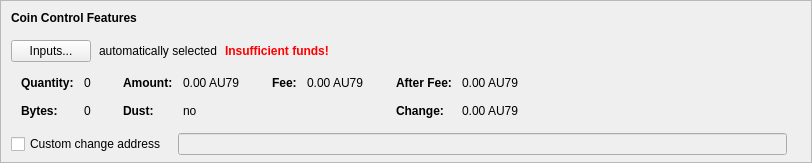
    <widget class="QFrame" name="frameCoinControl">
     <property name="sizePolicy">
      <sizepolicy hsizetype="Expanding" vsizetype="Expanding">
       <horstretch>0</horstretch>
       <verstretch>0</verstretch>
      </sizepolicy>
     </property>
     <property name="maximumSize">
      <size>
       <width>16777215</width>
       <height>16777215</height>
      </size>
     </property>
     <property name="frameShape">
      <enum>QFrame::StyledPanel</enum>
     </property>
     <property name="frameShadow">
      <enum>QFrame::Sunken</enum>
     </property>
     <layout class="QVBoxLayout" name="verticalLayoutCoinControl2">
      <property name="spacing">
       <number>0</number>
      </property>
      <property name="leftMargin">
       <number>0</number>
      </property>
      <property name="topMargin">
       <number>0</number>
      </property>
      <property name="rightMargin">
       <number>0</number>
      </property>
      <property name="bottomMargin">
       <number>6</number>
      </property>
      <item>
       <layout class="QVBoxLayout" name="verticalLayoutCoinControl" stretch="0,0,0,0,1">
        <property name="spacing">
         <number>0</number>
        </property>
        <property name="leftMargin">
         <number>10</number>
        </property>
        <property name="topMargin">
         <number>10</number>
        </property>
        <item>
         <layout class="QHBoxLayout" name="horizontalLayoutCoinControl1">
          <property name="bottomMargin">
           <number>15</number>
          </property>
          <item>
           <widget class="QLabel" name="labelCoinControlFeatures">
            <property name="sizePolicy">
             <sizepolicy hsizetype="Preferred" vsizetype="Maximum">
              <horstretch>0</horstretch>
              <verstretch>0</verstretch>
             </sizepolicy>
            </property>
            <property name="font">
             <font>
              <weight>75</weight>
              <bold>true</bold>
             </font>
            </property>
            <property name="styleSheet">
             <string notr="true">font-weight:bold;</string>
            </property>
            <property name="text">
             <string>Coin Control Features</string>
            </property>
           </widget>
          </item>
         </layout>
        </item>
        <item>
         <layout class="QHBoxLayout" name="horizontalLayoutCoinControl2" stretch="0,0,0,0">
          <property name="spacing">
           <number>8</number>
          </property>
          <property name="bottomMargin">
           <number>10</number>
          </property>
          <item>
           <widget class="QPushButton" name="pushButtonCoinControl">
            <property name="styleSheet">
             <string notr="true"/>
            </property>
            <property name="text">
             <string>Inputs...</string>
            </property>
            <property name="autoDefault">
             <bool>false</bool>
            </property>
           </widget>
          </item>
          <item>
           <widget class="QLabel" name="labelCoinControlAutomaticallySelected">
            <property name="text">
             <string>automatically selected</string>
            </property>
            <property name="margin">
             <number>5</number>
            </property>
           </widget>
          </item>
          <item>
           <widget class="QLabel" name="labelCoinControlInsuffFunds">
            <property name="font">
             <font>
              <weight>75</weight>
              <bold>true</bold>
             </font>
            </property>
            <property name="styleSheet">
             <string notr="true">color:red;font-weight:bold;</string>
            </property>
            <property name="text">
             <string>Insufficient funds!</string>
            </property>
            <property name="margin">
             <number>5</number>
            </property>
           </widget>
          </item>
          <item>
           <spacer name="horizontalSpacerCoinControl">
            <property name="orientation">
             <enum>Qt::Horizontal</enum>
            </property>
            <property name="sizeHint" stdset="0">
             <size>
              <width>40</width>
              <height>1</height>
             </size>
            </property>
           </spacer>
          </item>
         </layout>
        </item>
        <item>
         <widget class="QWidget" name="widgetCoinControl" native="true">
          <property name="sizePolicy">
           <sizepolicy hsizetype="Preferred" vsizetype="Preferred">
            <horstretch>0</horstretch>
            <verstretch>0</verstretch>
           </sizepolicy>
          </property>
          <property name="minimumSize">
           <size>
            <width>0</width>
            <height>0</height>
           </size>
          </property>
          <property name="styleSheet">
           <string notr="true"/>
          </property>
          <layout class="QHBoxLayout" name="horizontalLayoutCoinControl5">
           <property name="leftMargin">
            <number>0</number>
           </property>
           <property name="topMargin">
            <number>0</number>
           </property>
           <property name="rightMargin">
            <number>0</number>
           </property>
           <property name="bottomMargin">
            <number>0</number>
           </property>
           <item>
            <layout class="QHBoxLayout" name="horizontalLayoutCoinControl3" stretch="0,0,0,1">
             <property name="spacing">
              <number>20</number>
             </property>
             <property name="topMargin">
              <number>0</number>
             </property>
             <property name="bottomMargin">
              <number>10</number>
             </property>
             <item>
              <layout class="QFormLayout" name="formLayoutCoinControl1">
               <property name="horizontalSpacing">
                <number>10</number>
               </property>
               <property name="verticalSpacing">
                <number>14</number>
               </property>
               <property name="leftMargin">
                <number>10</number>
               </property>
               <property name="topMargin">
                <number>4</number>
               </property>
               <property name="rightMargin">
                <number>6</number>
               </property>
               <item row="0" column="0">
                <widget class="QLabel" name="labelCoinControlQuantityText">
                 <property name="font">
                  <font>
                   <weight>75</weight>
                   <bold>true</bold>
                  </font>
                 </property>
                 <property name="text">
                  <string>Quantity:</string>
                 </property>
                 <property name="margin">
                  <number>0</number>
                 </property>
                </widget>
               </item>
               <item row="0" column="1">
                <widget class="QLabel" name="labelCoinControlQuantity">
                 <property name="cursor">
                  <cursorShape>IBeamCursor</cursorShape>
                 </property>
                 <property name="contextMenuPolicy">
                  <enum>Qt::ActionsContextMenu</enum>
                 </property>
                 <property name="text">
                  <string notr="true">0</string>
                 </property>
                 <property name="margin">
                  <number>0</number>
                 </property>
                 <property name="textInteractionFlags">
                  <set>Qt::LinksAccessibleByMouse|Qt::TextSelectableByKeyboard|Qt::TextSelectableByMouse</set>
                 </property>
                </widget>
               </item>
               <item row="1" column="0">
                <widget class="QLabel" name="labelCoinControlBytesText">
                 <property name="font">
                  <font>
                   <weight>75</weight>
                   <bold>true</bold>
                  </font>
                 </property>
                 <property name="text">
                  <string>Bytes:</string>
                 </property>
                </widget>
               </item>
               <item row="1" column="1">
                <widget class="QLabel" name="labelCoinControlBytes">
                 <property name="cursor">
                  <cursorShape>IBeamCursor</cursorShape>
                 </property>
                 <property name="contextMenuPolicy">
                  <enum>Qt::ActionsContextMenu</enum>
                 </property>
                 <property name="text">
                  <string notr="true">0</string>
                 </property>
                 <property name="textInteractionFlags">
                  <set>Qt::LinksAccessibleByMouse|Qt::TextSelectableByKeyboard|Qt::TextSelectableByMouse</set>
                 </property>
                </widget>
               </item>
              </layout>
             </item>
             <item>
              <layout class="QFormLayout" name="formLayoutCoinControl2">
               <property name="horizontalSpacing">
                <number>10</number>
               </property>
               <property name="verticalSpacing">
                <number>14</number>
               </property>
               <property name="leftMargin">
                <number>6</number>
               </property>
               <property name="topMargin">
                <number>4</number>
               </property>
               <property name="rightMargin">
                <number>6</number>
               </property>
               <item row="0" column="0">
                <widget class="QLabel" name="labelCoinControlAmountText">
                 <property name="font">
                  <font>
                   <weight>75</weight>
                   <bold>true</bold>
                  </font>
                 </property>
                 <property name="text">
                  <string>Amount:</string>
                 </property>
                 <property name="margin">
                  <number>0</number>
                 </property>
                </widget>
               </item>
               <item row="0" column="1">
                <widget class="QLabel" name="labelCoinControlAmount">
                 <property name="cursor">
                  <cursorShape>IBeamCursor</cursorShape>
                 </property>
                 <property name="contextMenuPolicy">
                  <enum>Qt::ActionsContextMenu</enum>
                 </property>
                 <property name="text">
                  <string notr="true">0.00 AU79</string>
                 </property>
                 <property name="textInteractionFlags">
                  <set>Qt::LinksAccessibleByMouse|Qt::TextSelectableByKeyboard|Qt::TextSelectableByMouse</set>
                 </property>
                </widget>
               </item>
               <item row="1" column="0">
                <widget class="QLabel" name="labelCoinControlLowOutputText">
                 <property name="font">
                  <font>
                   <weight>75</weight>
                   <bold>true</bold>
                  </font>
                 </property>
                 <property name="text">
                  <string>Dust:</string>
                 </property>
                </widget>
               </item>
               <item row="1" column="1">
                <widget class="QLabel" name="labelCoinControlLowOutput">
                 <property name="cursor">
                  <cursorShape>IBeamCursor</cursorShape>
                 </property>
                 <property name="contextMenuPolicy">
                  <enum>Qt::ActionsContextMenu</enum>
                 </property>
                 <property name="text">
                  <string notr="true">no</string>
                 </property>
                 <property name="textInteractionFlags">
                  <set>Qt::LinksAccessibleByMouse|Qt::TextSelectableByKeyboard|Qt::TextSelectableByMouse</set>
                 </property>
                </widget>
               </item>
              </layout>
             </item>
             <item>
              <layout class="QFormLayout" name="formLayoutCoinControl3">
               <property name="horizontalSpacing">
                <number>10</number>
               </property>
               <property name="verticalSpacing">
                <number>14</number>
               </property>
               <property name="leftMargin">
                <number>6</number>
               </property>
               <property name="topMargin">
                <number>4</number>
               </property>
               <property name="rightMargin">
                <number>6</number>
               </property>
               <item row="0" column="0">
                <widget class="QLabel" name="labelCoinControlFeeText">
                 <property name="font">
                  <font>
                   <weight>75</weight>
                   <bold>true</bold>
                  </font>
                 </property>
                 <property name="text">
                  <string>Fee:</string>
                 </property>
                 <property name="margin">
                  <number>0</number>
                 </property>
                </widget>
               </item>
               <item row="0" column="1">
                <widget class="QLabel" name="labelCoinControlFee">
                 <property name="cursor">
                  <cursorShape>IBeamCursor</cursorShape>
                 </property>
                 <property name="contextMenuPolicy">
                  <enum>Qt::ActionsContextMenu</enum>
                 </property>
                 <property name="text">
                  <string notr="true">0.00 AU79</string>
                 </property>
                 <property name="textInteractionFlags">
                  <set>Qt::LinksAccessibleByMouse|Qt::TextSelectableByKeyboard|Qt::TextSelectableByMouse</set>
                 </property>
                </widget>
               </item>
              </layout>
             </item>
             <item>
              <layout class="QFormLayout" name="formLayoutCoinControl4">
               <property name="horizontalSpacing">
                <number>10</number>
               </property>
               <property name="verticalSpacing">
                <number>14</number>
               </property>
               <property name="leftMargin">
                <number>6</number>
               </property>
               <property name="topMargin">
                <number>4</number>
               </property>
               <property name="rightMargin">
                <number>6</number>
               </property>
               <item row="0" column="0">
                <widget class="QLabel" name="labelCoinControlAfterFeeText">
                 <property name="font">
                  <font>
                   <weight>75</weight>
                   <bold>true</bold>
                  </font>
                 </property>
                 <property name="text">
                  <string>After Fee:</string>
                 </property>
                 <property name="margin">
                  <number>0</number>
                 </property>
                </widget>
               </item>
               <item row="0" column="1">
                <widget class="QLabel" name="labelCoinControlAfterFee">
                 <property name="cursor">
                  <cursorShape>IBeamCursor</cursorShape>
                 </property>
                 <property name="contextMenuPolicy">
                  <enum>Qt::ActionsContextMenu</enum>
                 </property>
                 <property name="text">
                  <string notr="true">0.00 AU79</string>
                 </property>
                 <property name="textInteractionFlags">
                  <set>Qt::LinksAccessibleByMouse|Qt::TextSelectableByKeyboard|Qt::TextSelectableByMouse</set>
                 </property>
                </widget>
               </item>
               <item row="1" column="0">
                <widget class="QLabel" name="labelCoinControlChangeText">
                 <property name="font">
                  <font>
                   <weight>75</weight>
                   <bold>true</bold>
                  </font>
                 </property>
                 <property name="text">
                  <string>Change:</string>
                 </property>
                </widget>
               </item>
               <item row="1" column="1">
                <widget class="QLabel" name="labelCoinControlChange">
                 <property name="cursor">
                  <cursorShape>IBeamCursor</cursorShape>
                 </property>
                 <property name="contextMenuPolicy">
                  <enum>Qt::ActionsContextMenu</enum>
                 </property>
                 <property name="text">
                  <string notr="true">0.00 AU79</string>
                 </property>
                 <property name="textInteractionFlags">
                  <set>Qt::LinksAccessibleByMouse|Qt::TextSelectableByKeyboard|Qt::TextSelectableByMouse</set>
                 </property>
                </widget>
               </item>
              </layout>
             </item>
            </layout>
           </item>
          </layout>
         </widget>
        </item>
        <item>
         <layout class="QHBoxLayout" name="horizontalLayoutCoinControl4" stretch="0,0,0">
          <property name="spacing">
           <number>12</number>
          </property>
          <property name="sizeConstraint">
           <enum>QLayout::SetDefaultConstraint</enum>
          </property>
          <property name="topMargin">
           <number>5</number>
          </property>
          <property name="rightMargin">
           <number>5</number>
          </property>
          <item>
           <widget class="QCheckBox" name="checkBoxCoinControlChange">
            <property name="toolTip">
             <string>If this is activated, but the change address is empty or invalid, change will be sent to a newly generated address.</string>
            </property>
            <property name="text">
             <string>Custom change address</string>
            </property>
           </widget>
          </item>
          <item>
           <widget class="QValidatedLineEdit" name="lineEditCoinControlChange">
            <property name="enabled">
             <bool>false</bool>
            </property>
            <property name="sizePolicy">
             <sizepolicy hsizetype="Expanding" vsizetype="Fixed">
              <horstretch>0</horstretch>
              <verstretch>0</verstretch>
             </sizepolicy>
            </property>
           </widget>
          </item>
          <item>
           <widget class="QLabel" name="labelCoinControlChangeLabel">
            <property name="sizePolicy">
             <sizepolicy hsizetype="Preferred" vsizetype="Expanding">
              <horstretch>0</horstretch>
              <verstretch>0</verstretch>
             </sizepolicy>
            </property>
            <property name="minimumSize">
             <size>
              <width>0</width>
              <height>0</height>
             </size>
            </property>
            <property name="text">
             <string/>
            </property>
            <property name="margin">
             <number>3</number>
            </property>
           </widget>
          </item>
         </layout>
        </item>
        <item>
         <spacer name="verticalSpacerCoinControl">
          <property name="orientation">
           <enum>Qt::Vertical</enum>
          </property>
          <property name="sizeHint" stdset="0">
           <size>
            <width>800</width>
            <height>1</height>
           </size>
          </property>
         </spacer>
        </item>
       </layout>
      </item>
     </layout>
    </widget>
